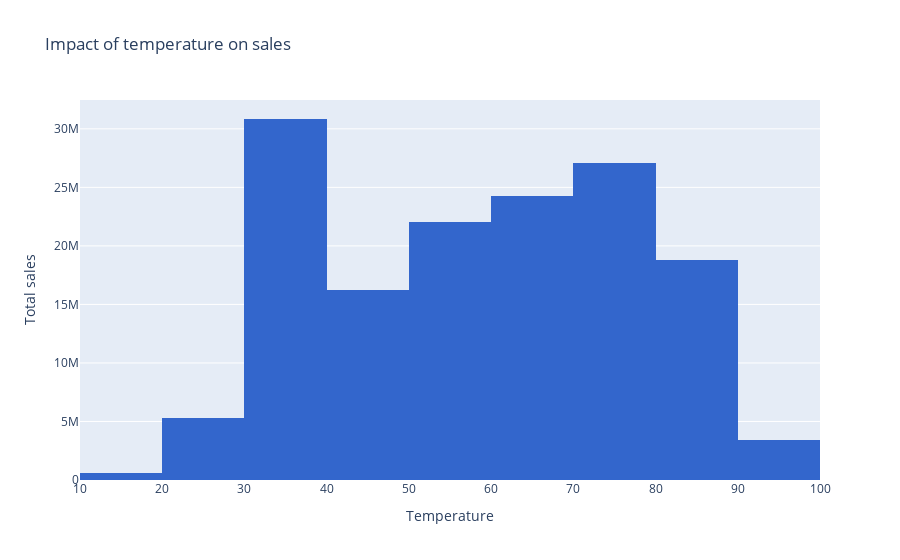

Here is the notebook cell this chart was saved with:
### Markdown cell above
It seems that there's maybe a correlation between sales distributions and months, there's is a high variance of the median weekly sales. For example, we can see that in december (i.e. month of Christmas) the median weekly sales is clearly higher than other months.

### Code cell
fig = px.histogram(
    dataset,
    x="Temperature",
    y="Weekly_Sales",
    title="Impact of temperature on sales",
    color_discrete_sequence=[px.colors.qualitative.G10[0]]
)

fig.update_layout(
    yaxis_title="Total sales",
    xaxis_title="Temperature"
)

fig.show()

### Figure 1 — Plotly figure (JSON) as saved in the notebook; plotly's stock layout.template omitted (floating-point values rounded to 4 significant figures; data arrays with more than 128 entries replaced by an {"elided": "..."} marker saying what was removed)
{"data": [{"alignmentgroup": "True", "bingroup": "x", "histfunc": "sum", "hovertemplate": "Temperature=%{x}<br>sum of Weekly_Sales=%{y}<extra></extra>", "legendgroup": "", "marker": {"color": "#3366CC", "pattern": {"shape": ""}}, "name": "", "offsetgroup": "", "orientation": "v", "showlegend": false, "type": "histogram", "x": {"elided": "131 float values"}, "xaxis": "x", "y": {"elided": "131 float values"}, "yaxis": "y"}], "layout": {"barmode": "relative", "legend": {"tracegroupgap": 0}, "title": {"text": "Impact of temperature on sales"}, "xaxis": {"anchor": "y", "domain": [0, 1], "title": {"text": "Temperature"}}, "yaxis": {"anchor": "x", "domain": [0, 1], "title": {"text": "Total sales"}}}}
